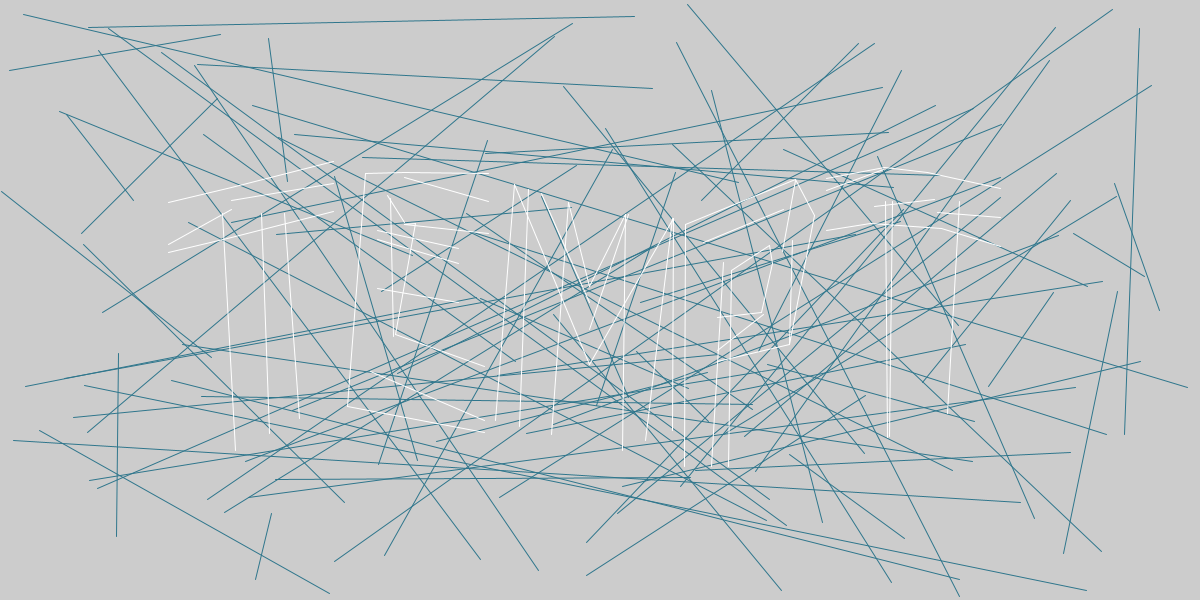
Frame 1 (no input)
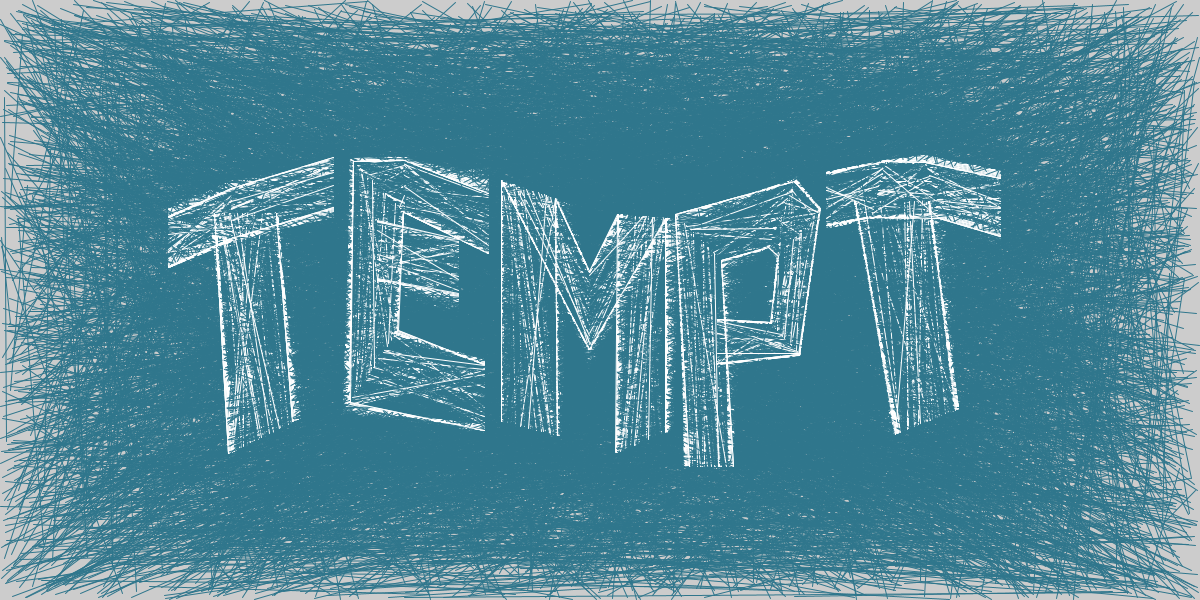
Frame 60 (the mouse pressed at the canvas centre just before this capture)
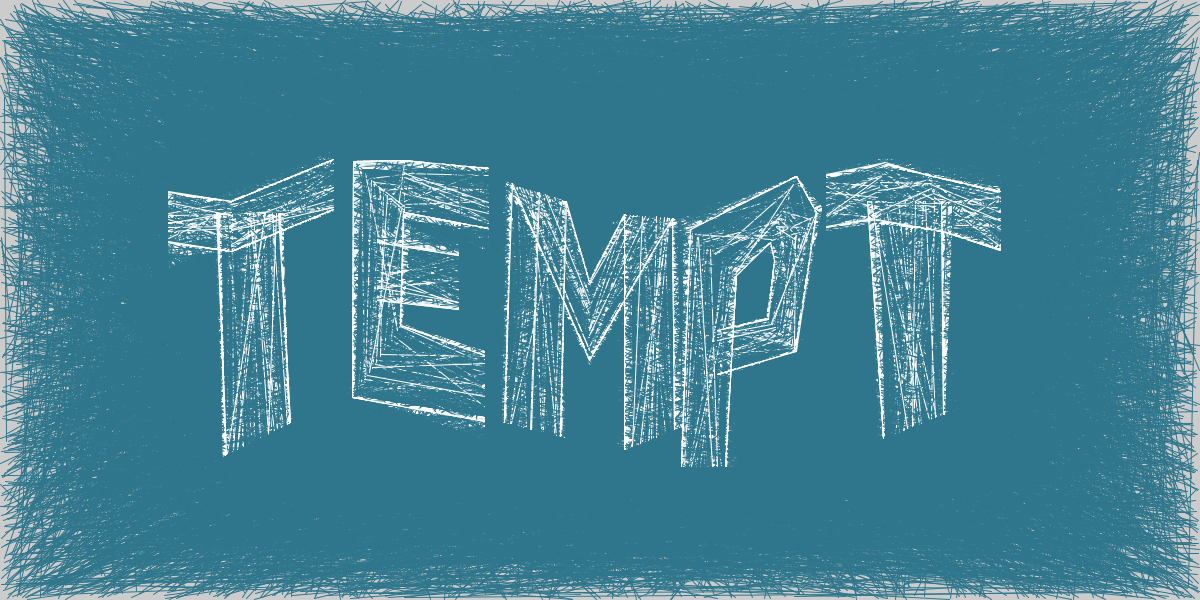
Frame 120 (the mouse held since frame 60 and released just before this capture)

The Processing sketch that drew these frames (run headless with seeded random() and noise(); from frame 60 on, the mouse is pressed at the canvas centre):

// Processing sketch: InkLeak
// ── InkLeak.pde
/*
auto correct crossing
 random flip crossing
 with or without debug
 */
final int WIGGLE_NOISE_UNCORRELATE = 100;
final int EDGE_TIMES = 1;
float CLEAR = .15f; //.015 .25 .15
final boolean BORDER = true;

class Node {
  public int x;
  public int y;
  public float angle;
  public int length;
  public int wiggle_speed = 2;
  public int wiggle_size;
  public int effective_x;
  public int effective_y;

  protected float noise_phase = 0f;

  public Node(int x, int y, int length, float angle) {
    this.x = x;
    this.y = y;
    this.effective_x = x;
    this.effective_y = y;
    this.length = length;
    this.angle = angle;
    this.noise_phase = random(WIGGLE_NOISE_UNCORRELATE);
    this.wiggle_size = (int) (length * .9f);
  }

  public Node(int x, int y, int length) {
    this(x, y, length, 0);
  }

  public Node(PVector a, PVector b) {
    this(
      (int) ((a.x + b.x) / 2), 
      (int) ((a.y + b.y) / 2), 
      (int) sqrt(sq(a.x - b.x) + sq(a.y - b.y)), 
      b.sub(a).heading()
      );
  }

  public void doWiggle() {
    if (this.wiggle_speed != 0) {
      this.noise_phase += (float) this.wiggle_speed * 0.01f;
      float offset = (noise(this.noise_phase) - .5f) * (float) this.wiggle_size;
      this.effective_x = this.x + (int) (offset * cos(this.angle));
      this.effective_y = this.y + (int) (offset * sin(this.angle));
    }
  }

  public PVector sample() {
    float beta = random(this.length) - (float) this.length * .5f;
    return new PVector(
      this.effective_x + (int) (beta * cos(this.angle)), 
      this.effective_y + (int) (beta * sin(this.angle)) 
      );
  }

  public void correlateNoise(Node that) {
    this.noise_phase = that.noise_phase;
  }

  public void orientWith(Node that) {
    PVector perpendi = new PVector(this.y - that.y, that.x - this.x);
    if (
      PVector.fromAngle(this.angle).dot(perpendi)
      * PVector.fromAngle(that.angle).dot(perpendi)
      < 0
    ) {
      this.angle += PI;
    }
  }
  
  public Node setWiggleSize(int x) {
      this.wiggle_size = x;
      return this;
  }
  
  public Node setWiggleSpeed(int x) {
      this.wiggle_speed = x;
      return this;
  }
}

class Edge {
  public Node nodeA;
  public Node nodeB;

  public Edge(Node a, Node b) {
    this.nodeA = a;
    this.nodeB = b;
  }

  public void draw() {
    PVector pointA;
    PVector pointB;
    for (int i = 0; i < EDGE_TIMES; i ++) {
      pointA = this.nodeA.sample();
      pointB = this.nodeB.sample();
      line(pointA.x, pointA.y, pointB.x, pointB.y);
    }
    if (BORDER) {
      int hori_a = int(this.nodeA.length * cos(this.nodeA.angle) / 2);
      int vert_a = int(this.nodeA.length * sin(this.nodeA.angle) / 2);
      int hori_b = int(this.nodeB.length * cos(this.nodeB.angle) / 2);
      int vert_b = int(this.nodeB.length * sin(this.nodeB.angle) / 2);
      line(
        this.nodeA.effective_x - hori_a, this.nodeA.effective_y - vert_a, 
        this.nodeB.effective_x - hori_b, this.nodeB.effective_y - vert_b
        );
      line(
        this.nodeA.effective_x + hori_a, this.nodeA.effective_y + vert_a, 
        this.nodeB.effective_x + hori_b, this.nodeB.effective_y + vert_b
        );
    }
  }
}

class InkLeakCanvas {
  public ArrayList<Node> nodes;
  public ArrayList<Edge> edges;

  private Node lastNode = null;

  public InkLeakCanvas() {
    this.nodes = new ArrayList<Node>();
    this.edges = new ArrayList<Edge>();
  }

  public Node add(Node node) {
    this.nodes.add(node);
    return node;
  }

  public Edge link(Node a, Node b) {
    Edge edge = new Edge(a, b);
    this.edges.add(edge);
    return edge;
  }

  public Node extend(Node node, boolean do_correlate_noise) {
    if (do_correlate_noise) {
      node.correlateNoise(this.lastNode);
    }
    node.orientWith(this.lastNode);
    this.add(node);
    this.link(this.lastNode, node);
    this.lastNode = node;
    return node;
  }

  public Node extend(Node node) {
    return this.extend(node, false);
  }

  public Node start(Node node) {
    this.add(node);
    this.lastNode = node;
    return node;
  }

  public void wiggleAndDraw() {
    for (Node node : this.nodes) {
      node.doWiggle();
    }
    for (Edge edge : this.edges) {
      edge.draw();
    }
  }
}

void echoClear(int x1, int y1, int x2, int y2) {
  int w = x2 - x1;
  int h = y2 - y1;
  int times = (int) ((float) abs(h) * CLEAR);
  for (int i = 0; i < times; i ++) {
    line(
      random(w) + x1, 
      random(h) + y1, 
      random(w) + x1, 
      random(h) + y1
      );
  }
}

InkLeakCanvas canvas;
void setup() {
  size(1200, 600);
  canvas = new InkLeakCanvas();
  canvas.start(new Node(168, 231, 50, PI / 2));
  canvas.extend(new Node(231, 222, 50, PI / 2));
  canvas.extend(new Node(333, 188, 50, PI / 2));
  canvas.start(new Node(262, 213, 63, 0));
  canvas.extend(new Node(new PVector(296, 420), new PVector(230, 453)));
  canvas.start(new Node(488, 208, 60, PI / 2));
  canvas.extend(new Node(404, 186, 53, PI / 2));
  canvas.extend(new Node(new PVector(352, 160), new PVector(404, 212)), true);
  canvas.extend(new Node(new PVector(401, 325), new PVector(352, 399)));
  // canvas.extend(new Node(new PVector(455, 337), new PVector(448, 407)));
  canvas.extend(new Node(new PVector(484, 349), new PVector(484, 415)));
  canvas.start(new Node(377, 261, 58, PI / 2));
  canvas.extend(new Node(458, 276, 55, PI / 2));
  canvas.start(new Node(new PVector(500, 420), new PVector(557, 436)));
  canvas.extend(new Node(new PVector(503, 180), new PVector(559, 200)));
  canvas.extend(new Node(new PVector(590, 276), new PVector(589, 356)));
  canvas.extend(new Node(new PVector(616, 214), new PVector(665, 219)));
  canvas.extend(new Node(new PVector(619, 452), new PVector(670, 431)));
  canvas.start(new Node(712, 466, 45, 0));
  canvas.extend(new Node(new PVector(684, 223), new PVector(731, 270)));
  canvas.extend(new Node(new PVector(761, 264), new PVector(789, 196)));
  canvas.extend(new Node(new PVector(768, 267), new PVector(812, 217)));
  canvas.extend(new Node(new PVector(763, 315), new PVector(793, 348)));
  canvas.extend(new Node(717, 341, 45, PI / 2));
  canvas.start(new Node(826, 201, 52, - PI / 2));
  canvas.extend(new Node(new PVector(871, 220), new PVector(886, 163)), true);
  canvas.extend(new Node(new PVector(940, 219), new PVector(925, 162)));
  canvas.extend(new Node(1000, 207, 58, - PI / 2), true);
  canvas.start(new Node(905, 201, 74, 0));
  canvas.extend(new Node(new PVector(883, 439), new PVector(945, 413)))
//    .setWiggleSize(200)
//    .setWiggleSpeed(6)
    ;
  /* the ■
   Node n1 = canvas.start(new Node(new PVector(983, 249), new PVector(976, 343)));
   canvas.extend(new Node(new PVector(1041, 272), new PVector(1091, 285)));
   canvas.extend(new Node(new PVector(1079, 352), new PVector(1093, 412)));
   Node n2 = canvas.extend(new Node(new PVector(1039, 421), new PVector(982, 450)));
   canvas.link(n1, n2);
   */
}

void draw() {
  stroke(#2F768C);
  echoClear(0, 0, width, height);
  stroke(255);
  canvas.wiggleAndDraw();
}
